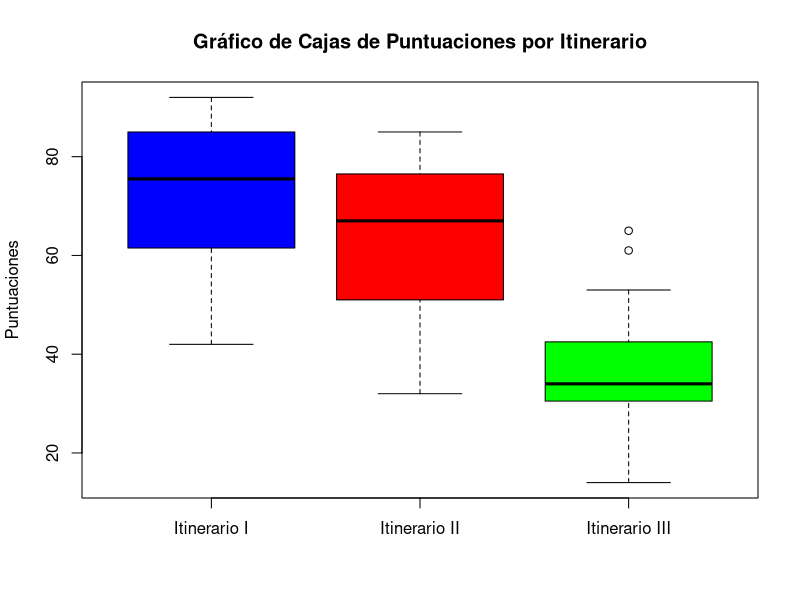

The R source for this figure:
####### TEMA: MUESTREO ÓPTIMO - AFIJACIÓN PROPORCIONAL Y NEYMAN #######
####### EJEMPLO #######

# Definición de las puntuaciones de cada itinerario

itinerario_I <- c(80, 92, 68, 85, 72, 87, 85, 91, 90, 81, 62, 79, 
                  61, 83, 68, 52, 71, 61, 59, 42)
itinerario_II <- c(85, 82, 48, 75, 53, 73, 65, 78, 49, 69, 72, 81,
                   53, 59, 39, 32)
itinerario_III <- c(42, 32, 36, 31, 65, 29, 43, 19, 53, 14, 61, 31, 
                    42, 30, 39, 32)

# Tamaños de muestra

n1 <- 14  # Itinerario I
n2 <- 20  # Itinerario II
n3 <- 16  # Itinerario III

# Cálculo de las medias

media_I <- mean(itinerario_I)
media_II <- mean(itinerario_II)
media_III <- mean(itinerario_III)

# Calcular la media ponderada

n_total <- n1 + n2 + n3
media_total <- (media_I * n1 + media_II * n2 + media_III * n3) / n_total

# Cálculamos el error estándar

desv_est <- sqrt((var(itinerario_I) / n1) + (var(itinerario_II) / n2) + (var(itinerario_III) / n3))
error_estandar <- 1.96 * desv_est  # 1.96 para un nivel de confianza del 95%

# Resultados

print(media_total)
(error_estandar)

## B.
# Crear un gráfico de cajas

boxplot(itinerario_I, itinerario_II, itinerario_III,
        names = c("Itinerario I", "Itinerario II", "Itinerario III"),
        main = "Gráfico de Cajas de Puntuaciones por Itinerario",
        ylab = "Puntuaciones",
        col = c("blue", "red", "green"))

## C.
# Calcular la diferencia de medias

diferencia_medias <- media_I - media_II

# Realizar prueba t

prueba_t <- t.test(itinerario_I, itinerario_II)

# Resultados

diferencia_medias
prueba_t$p.value

## D.
# Calcular las varianzas

var_I <- var(itinerario_I)
var_II <- var(itinerario_II)
var_III <- var(itinerario_III)

# Tamaños de la población

N1 <- 55  # Itinerario I
N2 <- 80  # Itinerario II
N3 <- 65  # Itinerario III

# Tamaño de muestra total

n_total_50 <- 50

# Afijación de Neyman

n1_Neyman <- n_total_50 * (N1 * sqrt(var_I) / (N1 * sqrt(var_I) + N2 * sqrt(var_II) + N3 * sqrt(var_III)))
n2_Neyman <- n_total_50 * (N2 * sqrt(var_II) / (N1 * sqrt(var_I) + N2 * sqrt(var_II) + N3 * sqrt(var_III)))
n3_Neyman <- n_total_50 * (N3 * sqrt(var_III) / (N1 * sqrt(var_I) + N2 * sqrt(var_II) + N3 * sqrt(var_III)))

# Resultados

n1_Neyman
n2_Neyman
n3_Neyman

## E.
# Definir el límite de error y la varianza total

error_limite <- 4

# Cálculo de tamaños de muestra necesarios (afijación proporcional)

n1_proporcional <- ceiling((N1 * (var_I / (error_limite^2))) / (N1 + N2 + N3))
n2_proporcional <- ceiling((N2 * (var_II / (error_limite^2))) / (N1 + N2 + N3))
n3_proporcional <- ceiling((N3 * (var_III / (error_limite^2))) / (N1 + N2 + N3))

# Resultados

print(n1_proporcional)
print(n2_proporcional)
print(n3_proporcional)


## F.
# Usar el mismo método de Neyman para el nuevo límite de error

n1_Neyman_nuevo <- ceiling(n_total_50 * (N1 * sqrt(var_I) / (N1 * sqrt(var_I) + N2 * sqrt(var_II) + N3 * sqrt(var_III))))
n2_Neyman_nuevo <- ceiling(n_total_50 * (N2 * sqrt(var_II) / (N1 * sqrt(var_I) + N2 * sqrt(var_II) + N3 * sqrt(var_III))))
n3_Neyman_nuevo <- ceiling(n_total_50 * (N3 * sqrt(var_III) / (N1 * sqrt(var_I) + N2 * sqrt(var_II) + N3 * sqrt(var_III))))

# Resultados

n1_Neyman_nuevo
n2_Neyman_nuevo
n3_Neyman_nuevo

# Comparar resultados

comparacion <- data.frame(
  Proporcional = c(n1_proporcional, n2_proporcional, n3_proporcional),
  Neyman = c(n1_Neyman_nuevo, n2_Neyman_nuevo, n3_Neyman_nuevo)
)
print(comparacion)